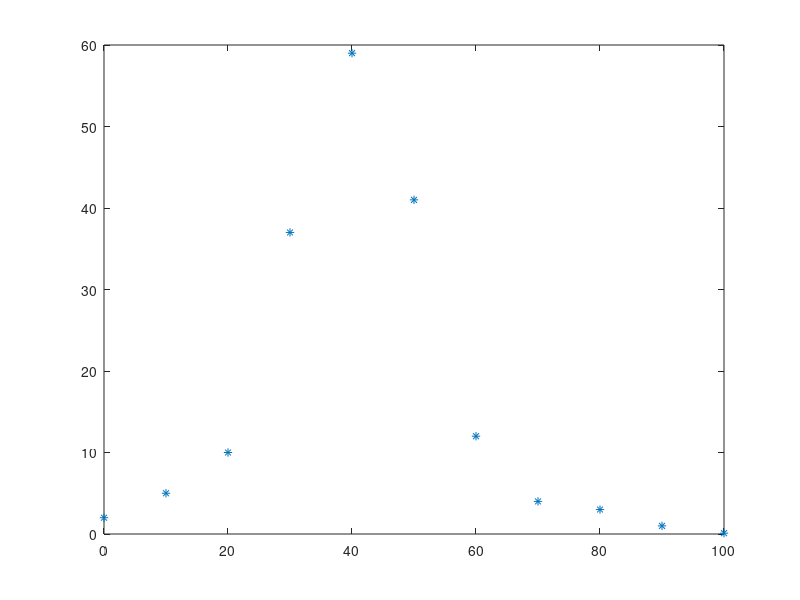

Write MATLAB code to recreate this figure. (Note: this script raises an error after producing the figure.)
omega = [0:10:100]; %frequency in Hz
SineWaveAmplitude = [2 5 10 37 59 41 12 4 3 1 0.1];
plot(omega,SineWaveAmplitude,'*');
hold on %You will add to this plot later
Beta = nlinfit(x,y,Model,beta0);
